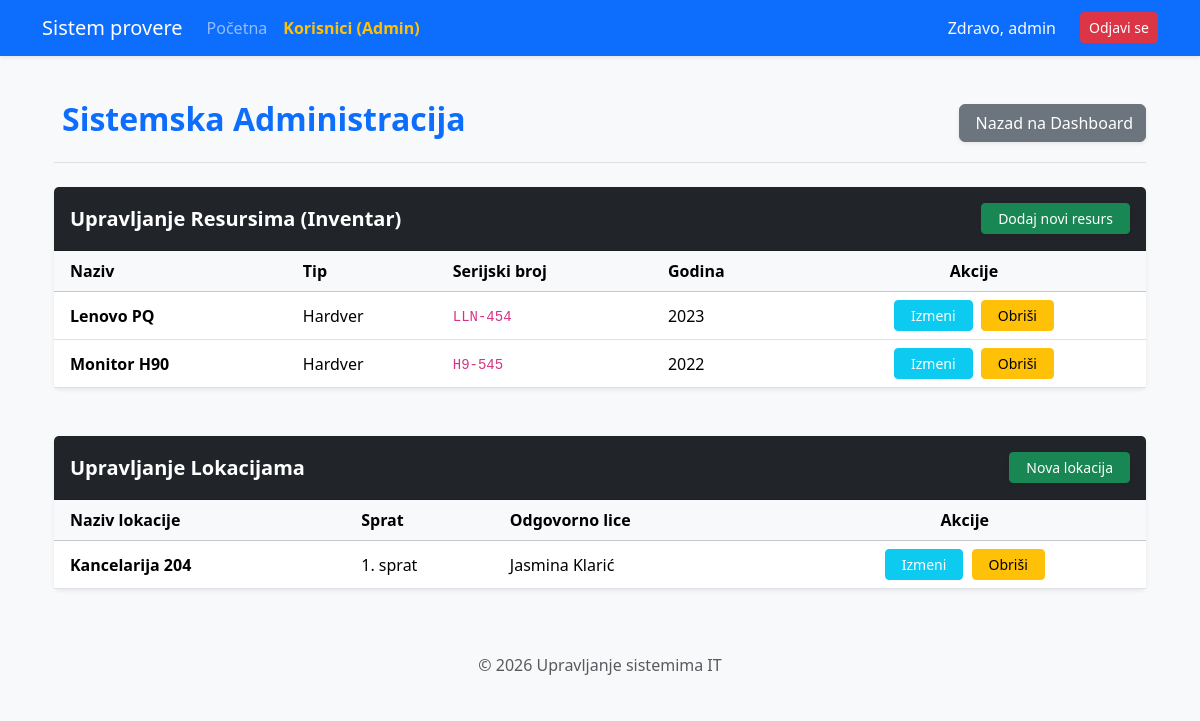
Page /administracija (signed in) on the earlier database version.
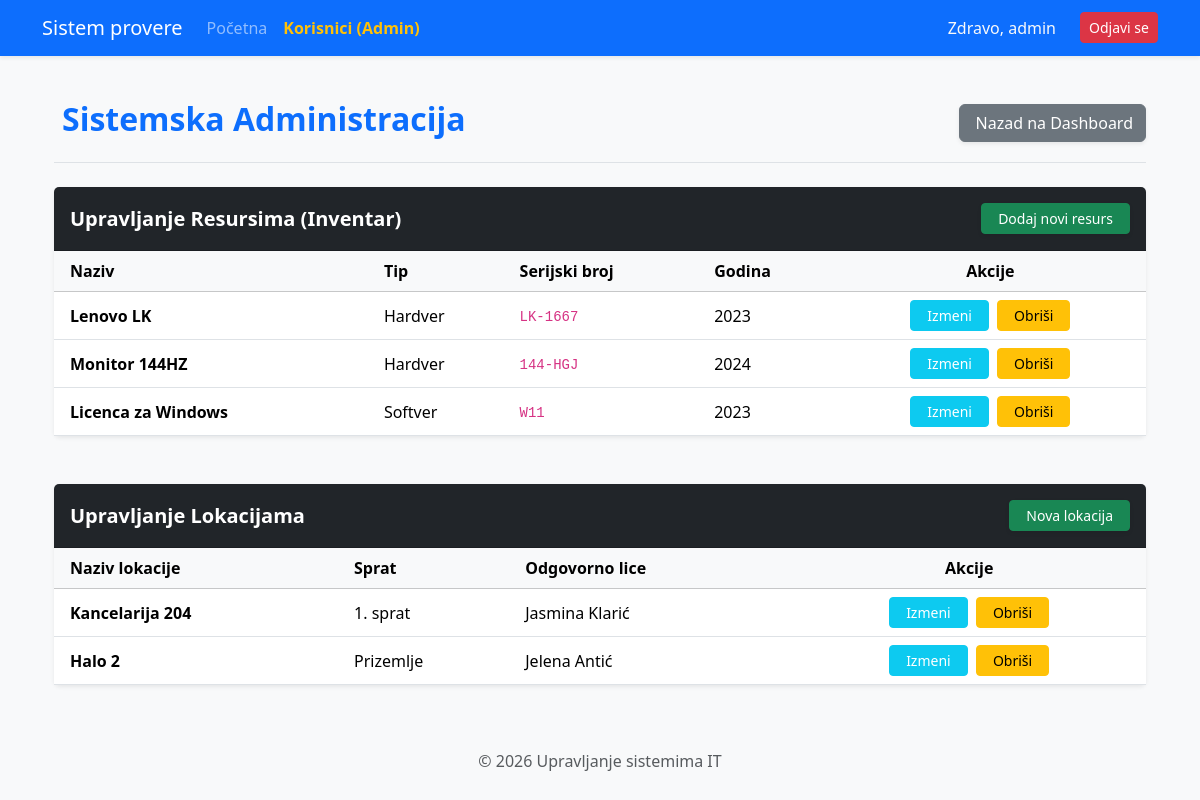
Same page on the later database version.
### alchemy_classes.py (models this page shows)
class User(db.Model, UserMixin):
    __tablename__ = "user"
    id: Mapped[int] = mapped_column(Integer, primary_key=True)
    username: Mapped[str] = mapped_column(String(20), unique=True, nullable=False)
    password: Mapped[str] = mapped_column(String(100), nullable=False)
    ime_prezime: Mapped[str] = mapped_column(String(100), nullable=True)
    uloga: Mapped[str] = mapped_column(String(10), default="user")
    zaduzeni_statusi: Mapped[list["StatusResursa"]] = relationship("StatusResursa", back_populates="korisnik")

class Resurs(db.Model):
    __tablename__ = "resurs"
    id: Mapped[int] = mapped_column(Integer, primary_key=True)
    naziv: Mapped[str] = mapped_column(String(100), nullable=False)
    tip: Mapped[str] = mapped_column(String(50))
    serijski_broj: Mapped[str] = mapped_column(String(100), unique=True)
    godina_nabavke: Mapped[int] = mapped_column(Integer)
    statusi: Mapped[list["StatusResursa"]] = relationship("StatusResursa", back_populates="resurs")

class Lokacija(db.Model):
    __tablename__ = "lokacija"
    id: Mapped[int] = mapped_column(Integer, primary_key=True)
    naziv: Mapped[str] = mapped_column(String(100), nullable=False)
    sprat: Mapped[str] = mapped_column(String(50), nullable=True)
    odgovorno_lice: Mapped[str] = mapped_column(String(100))
    izvestaji: Mapped[list["StatusResursa"]] = relationship("StatusResursa", back_populates="lokacija")

### main.py (the view)
@app.route("/administracija", methods=["GET", "POST"])
@login_required
def admin_page():
    all_resources = db.session.execute(db.select(Resurs)).scalars().all()
    all_locations = db.session.execute(db.select(Lokacija)).scalars().all()
    return render_template("administracija.html", resursi=all_resources, lokacije=all_locations)

### main.py (called while the page is built)
@login_manager.user_loader
def load_user(user_id):
    return db.get_or_404(User, user_id)

### templates/administracija.html (shortened to what this page needs)
{% extends "base.html" %}
{% block content %}
<div class="container py-4">
    <div class="d-flex justify-content-between align-items-center mb-4 border-bottom pb-3">
        <h2 class="fw-bold text-primary">Sistemska Administracija</h2>
        <a href="{{ url_for('home') }}" class="btn btn-secondary shadow-sm">
             Nazad na Dashboard
        </a>
    </div>
    <div class="card shadow-sm border-0 mb-5">
        <div class="card-header bg-dark text-white py-3 d-flex justify-content-between align-items-center">
            <h5 class="mb-0 fw-bold">Upravljanje Resursima (Inventar)</h5>
            <a class="btn btn-success btn-sm px-3 shadow-sm" href="{{ url_for('add_resource') }}">
                 Dodaj novi resurs
            </a>
        </div>
        <div class="card-body p-0">
            <div class="table-responsive">
                <table class="table table-hover align-middle mb-0">
                    <thead class="table-light">
                        <tr>
                            <th class="ps-3">Naziv</th>
                            <th>Tip</th>
                            <th>Serijski broj</th>
                            <th>Godina</th>
                            <th class="text-center">Akcije</th>
                        </tr>
                    </thead>
                    <tbody>
                        {% for r in resursi %}
                        <tr>
                            <td class="ps-3 fw-bold">{{ r.naziv }}</td>
                            <td>{{ r.tip }}</td>
                            <td><code>{{ r.serijski_broj or "/" }}</code></td>
                            <td>{{ r.godina_nabavke }}</td>
                            <td class="text-center">
                                <a href="{{ url_for('add_resource', id=r.id) }}" class="btn btn-info btn-sm text-white px-3 me-1">
                                    Izmeni
                                </a>
                                <a href="{{ url_for('delete_resource', id=r.id) }}" class="btn btn-warning btn-sm px-3" onclick="return confirm('Obrisati?')">
                                    Obriši
                                </a>
                            </td>
                        </tr>
                        {% endfor %}
                    </tbody>
                </table>
            </div>
        </div>
    </div>
    <div class="card shadow-sm border-0 mb-4">
        <div class="card-header bg-dark text-white py-3 d-flex justify-content-between align-items-center">
            <h5 class="mb-0 fw-bold">Upravljanje Lokacijama</h5>
            <a class="btn btn-success btn-sm px-3 shadow-sm" href="{{ url_for('add_location') }}">
                 Nova lokacija
            </a>
        </div>
        <div class="card-body p-0">
            <div class="table-responsive">
                <table class="table table-hover align-middle mb-0">
                    <thead class="table-light">
                        <tr>
                            <th class="ps-3">Naziv lokacije</th>
                            <th>Sprat</th>
                            <th>Odgovorno lice</th>
                            <th class="text-center">Akcije</th>
                        </tr>
                    </thead>
                    <tbody>
                        {% for l in lokacije %}
                        <tr>
                            <td class="ps-3 fw-bold">{{ l.naziv }}</td>
                            <td>{{ l.sprat or "/" }}</td>
                            <td>{{ l.odgovorno_lice }}</td>
                            <td class="text-center">
                                <a href="{{ url_for('add_location', id=l.id) }}" class="btn btn-info btn-sm text-white px-3 me-1">
                                    Izmeni
                                </a>
                                <a href="{{ url_for('delete_location', id=l.id) }}" class="btn btn-warning btn-sm px-3" onclick="return confirm('Obrisati?')">
                                    Obriši
                                </a>
                            </td>
                        </tr>
                        {% endfor %}
                    </tbody>
                </table>
            </div>
        </div>
    </div>
</div>
{% endblock %}

### templates/base.html (shortened to what this page needs)
<!DOCTYPE html>
<html lang="sr">
<head>
    {{ bootstrap.load_css() }}
</head>
<body>
    <nav class="navbar navbar-expand-lg navbar-dark bg-primary shadow-sm">
        <div class="container">
            <a class="navbar-brand" href="{{ url_for('home') }}"> Sistem provere</a>
            <div class="collapse navbar-collapse" id="navbarNav">
                <ul class="navbar-nav me-auto">
                    <li class="nav-item">
                        <a class="nav-link" href="{{ url_for('home') }}">Početna</a>
                    </li>
                    {% if current_user.is_authenticated and current_user.uloga == 'admin' %}
                    <li class="nav-item">
                        <a class="nav-link fw-bold text-warning" href="{{ url_for('admin_panel') }}"> Korisnici (Admin)</a>
                    </li>
                    {% endif %}
                </ul>
                <ul class="navbar-nav ms-auto">
                    {% if current_user.is_authenticated %}
                        <li class="nav-item">
                            <span class="nav-link text-light">Zdravo, {{ current_user.username }}</span>
                        </li>
                        <li class="nav-item">
                            <a class="btn btn-danger btn-sm ms-lg-3 mt-1" href="{{ url_for('logout') }}">Odjavi se</a>
                        </li>
                    {% else %}
                        <li class="nav-item">
                            <a class="nav-link" href="{{ url_for('login') }}">Prijava</a>
                        </li>
                    {% endif %}
                </ul>
            </div>
        </div>
    </nav>
    <div class="container">
        {% block content %}{% endblock %}
    </div>
    <footer class="footer mt-auto py-3 bg-light text-center">
        <div class="container">
            <span class="text-muted">© 2026 Upravljanje sistemima IT</span>
        </div>
    </footer>
</body>
</html>
</html>

### templates/base.html (style rules this page uses)
body { background-color: #f8f9fa; }
.navbar { margin-bottom: 20px; }
.footer { margin-top: 40px; padding: 20px; background: #eee; text-align: center; }

Differences in the rows shown:
changed Resurs: naziv "Lenovo PQ" → "Lenovo LK"; serijski_broj "LLN-454" → "LK-1667"
changed Resurs: naziv "Monitor H90" → "Monitor 144HZ"; serijski_broj "H9-545" → "144-HGJ"; godina_nabavke "2022" → "2024"
added Resurs: naziv "Licenca za Windows", tip "Softver", serijski_broj "W11", godina_nabavke "2023"
added Lokacija: naziv "Halo 2", sprat "Prizemlje", odgovorno_lice "Jelena Antić"
